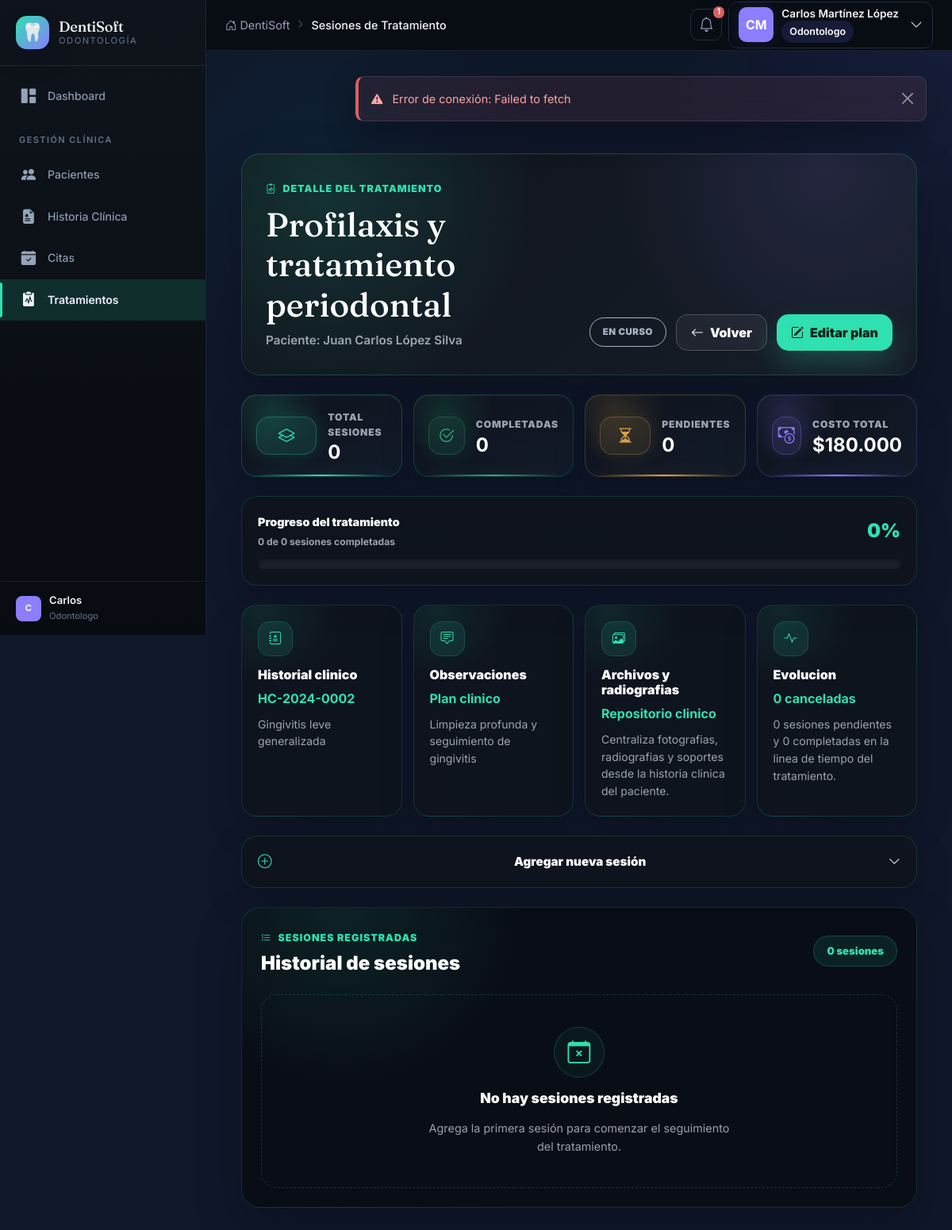
Screenshot of /modules/tratamientos/sesiones.php?plan_id=2 (signed in) with the database file from the repository.
### tables this page shows
CREATE TABLE IF NOT EXISTS usuarios (
    id INT AUTO_INCREMENT PRIMARY KEY,
    rol_id INT NOT NULL,
    nombre VARCHAR(100) NOT NULL,
    apellido VARCHAR(100) NOT NULL,
    email VARCHAR(150) NOT NULL UNIQUE,
    password VARCHAR(255) NOT NULL,
    telefono VARCHAR(20),
    estado ENUM('activo','inactivo','suspendido') DEFAULT 'activo',
    ultimo_acceso DATETIME,
    created_at TIMESTAMP DEFAULT CURRENT_TIMESTAMP,
    updated_at TIMESTAMP DEFAULT CURRENT_TIMESTAMP ON UPDATE CURRENT_TIMESTAMP,
    FOREIGN KEY (rol_id) REFERENCES roles(id)
);

CREATE TABLE IF NOT EXISTS planes_tratamiento (
    id INT AUTO_INCREMENT PRIMARY KEY,
    historia_id INT NOT NULL,
    paciente_id INT NOT NULL,
    odontologo_id INT NOT NULL,
    nombre_plan VARCHAR(200),
    descripcion TEXT,
    fecha_inicio DATE,
    fecha_fin_estimada DATE,
    costo_total DECIMAL(10,2) DEFAULT 0.00,
    estado ENUM('pendiente','en_curso','completado','cancelado') DEFAULT 'pendiente',
    observaciones TEXT,
    created_at TIMESTAMP DEFAULT CURRENT_TIMESTAMP,
    updated_at TIMESTAMP DEFAULT CURRENT_TIMESTAMP ON UPDATE CURRENT_TIMESTAMP,
    FOREIGN KEY (historia_id) REFERENCES historias_clinicas(id),
    FOREIGN KEY (paciente_id) REFERENCES pacientes(id),
    FOREIGN KEY (odontologo_id) REFERENCES usuarios(id)
);

CREATE TABLE IF NOT EXISTS pacientes (
    id INT AUTO_INCREMENT PRIMARY KEY,
    numero_documento VARCHAR(20) NOT NULL UNIQUE,
    tipo_documento ENUM('CC','TI','CE','PAS','RC') DEFAULT 'CC',
    nombre VARCHAR(100) NOT NULL,
    apellido VARCHAR(100) NOT NULL,
    fecha_nacimiento DATE,
    genero ENUM('M','F','Otro'),
    telefono VARCHAR(20),
    email VARCHAR(150),
    direccion TEXT,
    ciudad VARCHAR(100) DEFAULT 'Neiva',
    eps VARCHAR(100),
    tipo_afiliacion ENUM('contributivo','subsidiado','particular','otro') DEFAULT 'particular',
    grupo_sanguineo VARCHAR(5),
    estado ENUM('activo','inactivo') DEFAULT 'activo',
    created_at TIMESTAMP DEFAULT CURRENT_TIMESTAMP,
    updated_at TIMESTAMP DEFAULT CURRENT_TIMESTAMP ON UPDATE CURRENT_TIMESTAMP
);

CREATE TABLE IF NOT EXISTS historias_clinicas (
    id INT AUTO_INCREMENT PRIMARY KEY,
    paciente_id INT NOT NULL,
    odontologo_id INT NOT NULL,
    numero_historia VARCHAR(20) NOT NULL UNIQUE,
    fecha_apertura DATE NOT NULL,
    motivo_consulta TEXT,
    enfermedad_actual TEXT,
    antecedentes_medicos TEXT,
    antecedentes_odontologicos TEXT,
    medicamentos_actuales TEXT,
    alergias TEXT,
    habito_tabaco BOOLEAN DEFAULT FALSE,
    habito_alcohol BOOLEAN DEFAULT FALSE,
    habito_bruxismo BOOLEAN DEFAULT FALSE,
    otros_habitos TEXT,
    presion_arterial VARCHAR(10),
    frecuencia_cardiaca INT,
    temperatura DECIMAL(4,1),
    examen_extraoral TEXT,
    examen_intraoral TEXT,
    diagnostico TEXT,
    plan_tratamiento_inicial TEXT,
    observaciones TEXT,
    estado ENUM('activa','archivada') DEFAULT 'activa',
    created_at TIMESTAMP DEFAULT CURRENT_TIMESTAMP,
    updated_at TIMESTAMP DEFAULT CURRENT_TIMESTAMP ON UPDATE CURRENT_TIMESTAMP,
    FOREIGN KEY (paciente_id) REFERENCES pacientes(id),
    FOREIGN KEY (odontologo_id) REFERENCES usuarios(id)
);

### modules/tratamientos/sesiones.php (the view, shortened to what the rows shown need)
<?php
require_once __DIR__ . '/../../config/session.php';
$cssAdicional = 'tratamientos-premium.css';
$planId = filter_input(INPUT_GET, 'plan_id', FILTER_VALIDATE_INT);
try {
    $db = getDB();
    $planStmt = $db->prepare("SELECT pt.*, p.nombre AS paciente_nombre, p.apellido AS paciente_apellido FROM planes_tratamiento pt JOIN pacientes p ON pt.paciente_id = p.id WHERE pt.id = :id");
    $planStmt->execute([':id' => $planId]);
    $plan = $planStmt->fetch();
    $odontologosStmt = $db->prepare("SELECT u.id, u.nombre, u.apellido FROM usuarios u INNER JOIN roles r ON r.id = u.rol_id WHERE r.nombre = 'odontologo' AND u.estado = 'activo' ORDER BY u.nombre, u.apellido");
    $odontologosStmt->execute();
    $odontologos = $odontologosStmt->fetchAll();
    $historia = null;
    if (!empty($plan['historia_id'])) {
        $historiaStmt = $db->prepare("SELECT numero_historia, diagnostico, observaciones, estado FROM historias_clinicas WHERE id = :id");
        $historiaStmt->execute([':id' => $plan['historia_id']]);
        $historia = $historiaStmt->fetch();
    }
} catch (PDOException $e) {
    error_log('Tratamientos Sesiones carga error: ' . $e->getMessage());
    setAlerta('Error interno al cargar las sesiones.', 'danger');
    header('Location: index.php');
    exit;
}
function badgeClass(string $estado): string {
    return match ($estado) {
        'pendiente' => 'warning',
        'realizada' => 'success',
        'cancelada' => 'danger',
        default => 'secondary',
    };
}
?>
<?php require_once __DIR__ . '/../../includes/header.php'; ?>
<div class="container-fluid py-4 treatment-detail-page">
    <section class="treatment-detail-hero mb-4">
        <div class="treatment-hero-main">
            <span class="treatment-eyebrow"><i class="bi bi-clipboard2-pulse"></i> Detalle del tratamiento</span>
            <h1><?= htmlspecialchars($plan['nombre_plan']) ?></h1>
            <p>Paciente: <?= htmlspecialchars($plan['paciente_nombre'] . ' ' . $plan['paciente_apellido']) ?></p>
        </div>
        <div class="treatment-hero-actions">
            <span class="treatment-status-badge badge-<?= badgeClass($plan['estado']) ?>"><?= ucfirst(str_replace('_', ' ', $plan['estado'])) ?></span>
            <a href="index.php" class="btn treatment-secondary"><i class="bi bi-arrow-left"></i> Volver</a>
            <?php if (can('tratamientos.crear')): ?>
                <a href="crear_plan.php?id=<?= $planId ?>" class="btn treatment-primary"><i class="bi bi-pencil-square"></i> Editar plan</a>
            <?php endif; ?>
        </div>
    </section>
    <section class="treatment-summary-grid mb-4">
        <article class="summary-card summary-cost">
            <div>
                <span>Costo total</span>
                <strong>$<?= number_format($plan['costo_total'], 0, ',', '.') ?></strong>
            </div>
        </article>
    </section>
    <section class="treatment-insight-grid mb-4">
        <article class="treatment-insight-card">
            <span><i class="bi bi-journal-medical"></i></span>
            <h2>Historial clinico</h2>
            <strong><?= htmlspecialchars($historia['numero_historia'] ?? 'Sin historia asociada') ?></strong>
            <p><?= htmlspecialchars($historia['diagnostico'] ?? 'Asocia una historia clinica para centralizar diagnostico, odontograma y notas relevantes.') ?></p>
        </article>
        <article class="treatment-insight-card">
            <span><i class="bi bi-chat-square-text"></i></span>
            <h2>Observaciones</h2>
            <strong>Plan clinico</strong>
            <p><?= htmlspecialchars($plan['descripcion'] ?: 'Sin observaciones registradas para este tratamiento.') ?></p>
        </article>
        <article class="treatment-insight-card">
            <h2>Archivos y radiografias</h2>
        </article>
        <article class="treatment-insight-card">
            <h2>Evolucion</h2>
        </article>
    </section>
    <section class="treatment-sessions-section">
        <div class="sessions-header">
            <div>
                <h2>Historial de sesiones</h2>
            </div>
        </div>
    </section>
</div>
<?php require_once __DIR__ . '/../../includes/footer.php'; ?>

### includes/header.php (shortened to what the rows shown need)
<?php
require_once __DIR__ . '/../config/session.php';
$usuario = currentUser();
?>
<!DOCTYPE html>
<html lang="es">
<head>
    <link href="https://cdn.jsdelivr.net/npm/bootstrap@5.3.3/dist/css/bootstrap.min.css" rel="stylesheet">
    <link href="https://cdn.jsdelivr.net/npm/bootstrap-icons@1.11.3/font/bootstrap-icons.css" rel="stylesheet">
    <link href="<?= BASE_URL ?>/assets/css/style.css?v=<?= filemtime(__DIR__ . '/../assets/css/style.css') ?>" rel="stylesheet">
    <?php if (isset($cssAdicional)): ?>
        <?php $cssAdicionalPath = __DIR__ . '/../assets/css/' . $cssAdicional; ?>
        <link href="<?= BASE_URL ?>/assets/css/<?= $cssAdicional ?>?v=<?= is_file($cssAdicionalPath) ? filemtime($cssAdicionalPath) : time() ?>" rel="stylesheet">
    <?php endif; ?>
</head>
<body>
    <nav class="navbar-top">
        <div class="navbar-right">
            <div class="dropdown">
                <button class="navbar-user-btn" data-bs-toggle="dropdown" aria-expanded="false">
                    <div class="user-avatar user-avatar-lg">
                        <?= strtoupper(mb_substr($usuario['nombre'], 0, 1) . mb_substr($usuario['apellido'], 0, 1)) ?>
                    </div>
                    <div class="user-info d-none d-md-block">
                        <span class="user-name"><?= htmlspecialchars($usuario['nombre'] . ' ' . $usuario['apellido']) ?></span>
                        <span class="user-role-badge"><span class="role-badge"><?= htmlspecialchars(ucfirst($usuario['rol'])) ?></span></span>
                    </div>
                    <i class="bi bi-chevron-down ms-1 d-none d-md-inline"></i>
                </button>
                        <?php $perms = getUserPermissions(); $permCount = count($perms); ?>
            </div>
        </div>
    </nav>
    <?php require_once __DIR__ . '/sidebar.php'; ?>
    <main class="main-content" id="mainContent">

### includes/sidebar.php (shortened to what the rows shown need)
<?php
$usuario = currentUser();
?>
<aside class="sidebar" id="sidebar">
    <div class="sidebar-footer">
        <div class="sidebar-user-mini">
            <div class="user-avatar-sm">
                <?= strtoupper(mb_substr($usuario['nombre'], 0, 1)) ?>
            </div>
            <div class="user-info-sm">
                <span><?= htmlspecialchars($usuario['nombre']) ?></span>
                <small><?= htmlspecialchars(ucfirst($usuario['rol'])) ?></small>
            </div>
        </div>
    </div>
</aside>

### rows the page displays
usuarios: nombre+apellido "CM", nombre+apellido "Carlos Martínez López", nombre "C", nombre "Carlos"
planes_tratamiento: nombre_plan "Profilaxis y tratamiento periodontal", paciente.apellido "Juan Carlos López Silva", estado "EN CURSO", costo_total "180.000", descripcion "Limpieza profunda y seguimiento de gingivitis"
historias_clinicas: numero_historia "HC-2024-0002", diagnostico "Gingivitis leve generalizada"

### other values shown
APP_NAME "DentiSoft"
$paginaTitulo "Sesiones de Tratamiento"
$totalNotificaciones "1"
$usuario['rol'] "Odontologo"
count($sesiones) "0"
$sesionesRealizadas "0"
$sesionesPendientes "0"
$progresoTratamiento "0"
$sesionesCanceladas "0"
